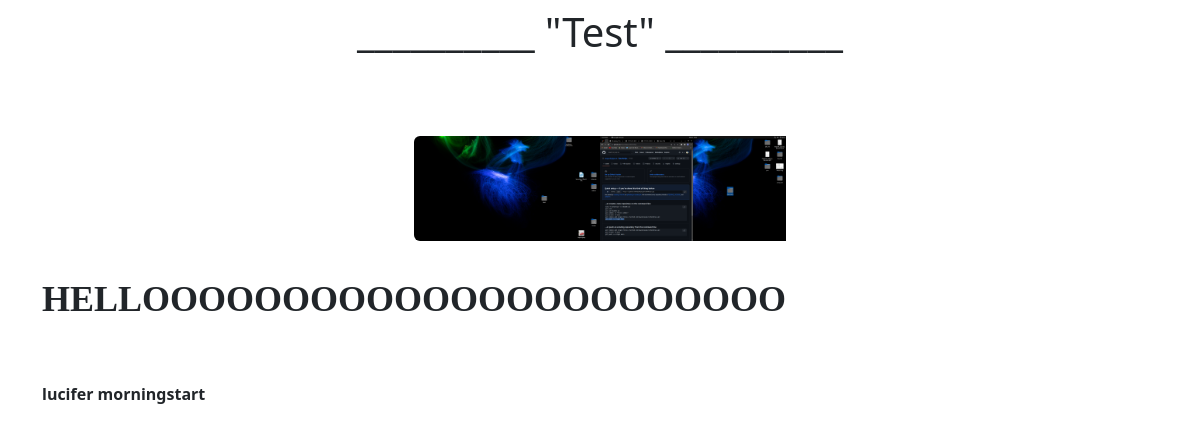
Screenshot of /blog/testbv4w4/ with the database file from the repository.
### home/models.py (models this page shows, shortened)
class BlogModel(models.Model):
    user = models.ForeignKey(User, on_delete=models.CASCADE)
    title = models.CharField(max_length=100)
    content =  FroalaField()
    slug = models.SlugField(max_length=100, null=True, blank=True)
    image = models.ImageField(upload_to="blog", blank=True, null=True)
    created_at = models.DateTimeField(auto_now=True)
    updated_at = models.DateTimeField(auto_now=True)

### home/views.py (the view)
# urls.py: path('blog/<slug:slug>/',viewblog, name="viewblog"),
def viewblog(request,slug):
    blogs = BlogModel.objects.filter(slug=slug).first()
    context = {'post':blogs}
    return render(request, 'view.html',context)

### home/templates/view.html (shortened to what this page needs)
<!doctype html>
<html lang="en">
  <head>
    <link href="https://cdn.jsdelivr.net/npm/bootstrap@5.2.0-beta1/dist/css/bootstrap.min.css" rel="stylesheet">
  </head>
  <body>
<div class="container">
    <h1><center>__________ "{{post.title}}" __________</center></h1>
<br>
<br>
<br>
</div>
<div class="container">
    <div class="row">
            <div class="row-md-8">
                <center>
                  <div class="col-md-4">
                    <img src="/media/{{post.image}}" class="img-fluid rounded-start" alt="...">
                  </div>
                </center>
            </div>
                <br><br><br><br><br>
            <div class="row-md-4">
                  <div class="col">
                      <p class="card-text">{{post.content|safe}}</p>
                    </div>
            </div>
    </div>
</div>

### rows the page displays
BlogModel: title "Test", image (picture), content "HELLOOOOOOOOOOOOOOOOOOOOOOO lucifer morningstart"
